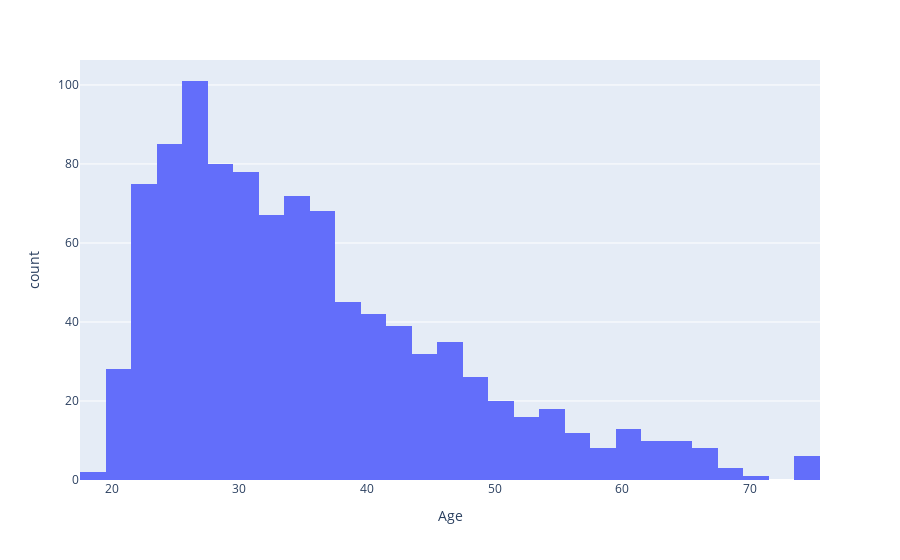
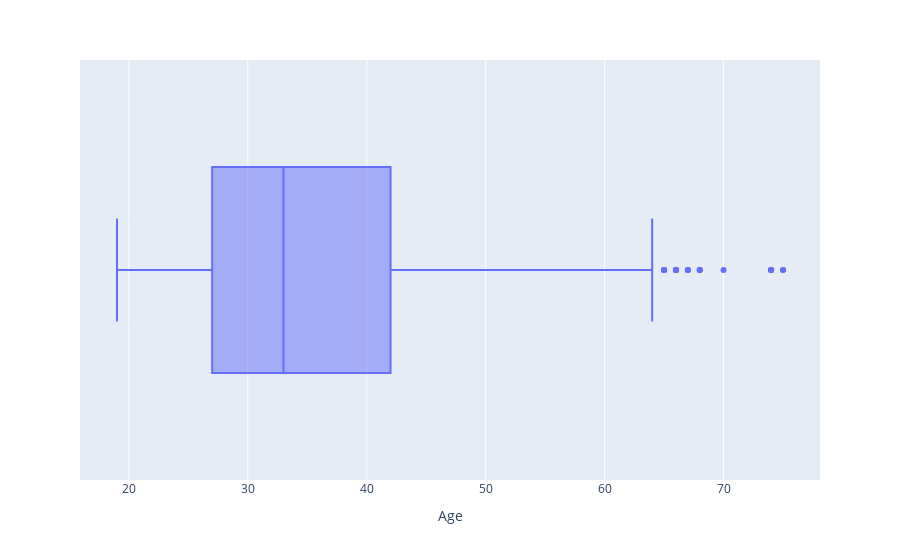

Notebook source saved alongside these figures, in order:
### Code cell
fig = px.histogram(df, x="Age")
fig.show()
fig = px.box(df, x="Age")
fig.show()

### Figure 1 — Plotly figure (JSON) as saved in the notebook; plotly's stock layout.template omitted (floating-point values rounded to 4 significant figures; data arrays with more than 128 entries replaced by an {"elided": "..."} marker saying what was removed)
{"data": [{"alignmentgroup": "True", "bingroup": "x", "hovertemplate": "Age=%{x}<br>count=%{y}<extra></extra>", "legendgroup": "", "marker": {"color": "#636efa", "pattern": {"shape": ""}}, "name": "", "offsetgroup": "", "orientation": "v", "showlegend": false, "type": "histogram", "x": {"elided": "1000 int values"}, "xaxis": "x", "yaxis": "y"}], "layout": {"barmode": "relative", "legend": {"tracegroupgap": 0}, "margin": {"t": 60}, "xaxis": {"anchor": "y", "domain": [0, 1], "title": {"text": "Age"}}, "yaxis": {"anchor": "x", "domain": [0, 1], "title": {"text": "count"}}}}

### Figure 2 — Plotly figure (JSON) as saved in the notebook; plotly's stock layout.template omitted (floating-point values rounded to 4 significant figures; data arrays with more than 128 entries replaced by an {"elided": "..."} marker saying what was removed)
{"data": [{"alignmentgroup": "True", "hovertemplate": "Age=%{x}<extra></extra>", "legendgroup": "", "marker": {"color": "#636efa"}, "name": "", "notched": false, "offsetgroup": "", "orientation": "h", "showlegend": false, "type": "box", "x": {"elided": "1000 int values"}, "x0": " ", "xaxis": "x", "y0": " ", "yaxis": "y"}], "layout": {"boxmode": "group", "legend": {"tracegroupgap": 0}, "margin": {"t": 60}, "xaxis": {"anchor": "y", "domain": [0, 1], "title": {"text": "Age"}}, "yaxis": {"anchor": "x", "domain": [0, 1]}}}
